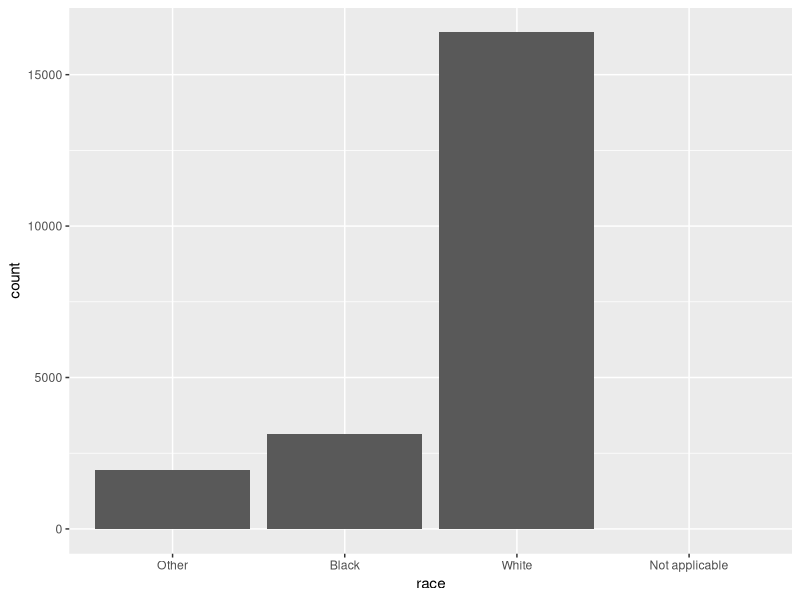
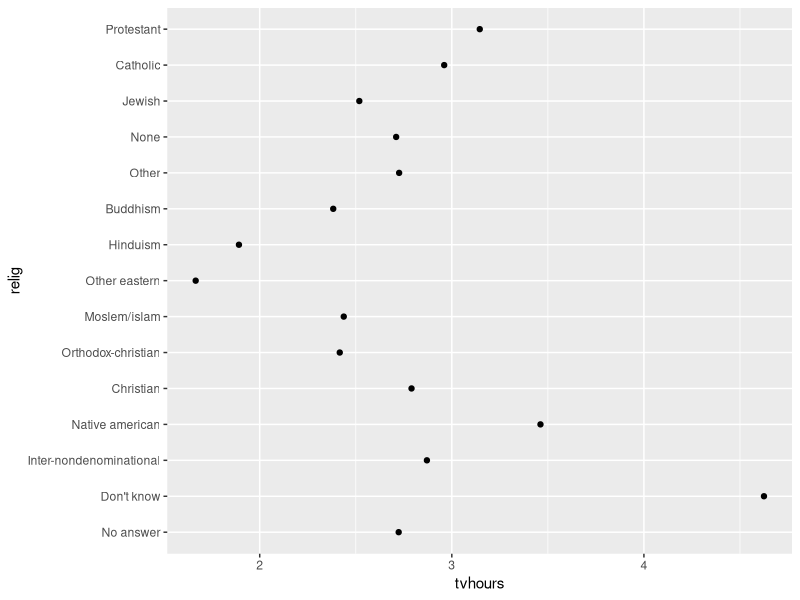
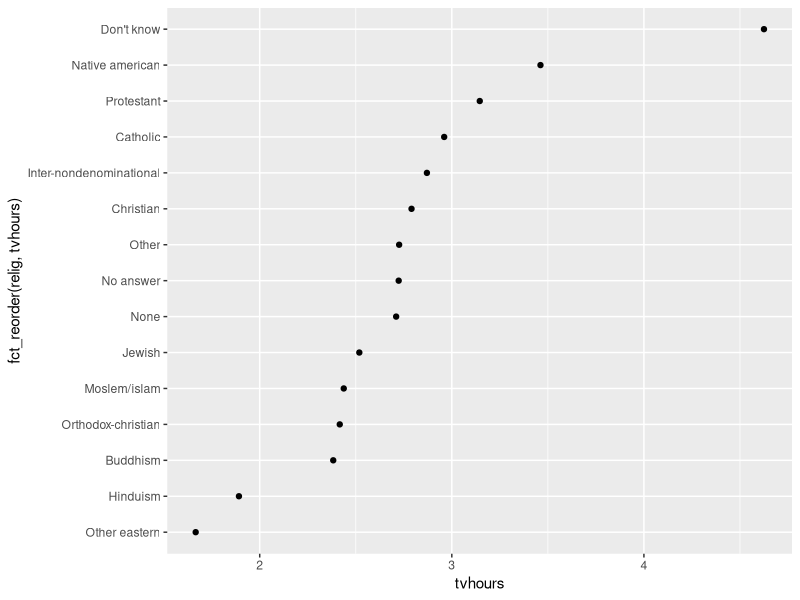
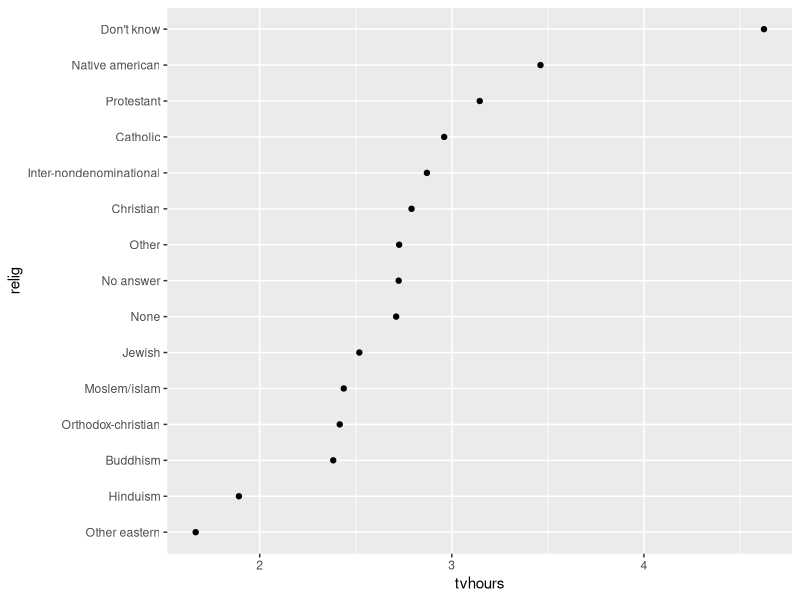
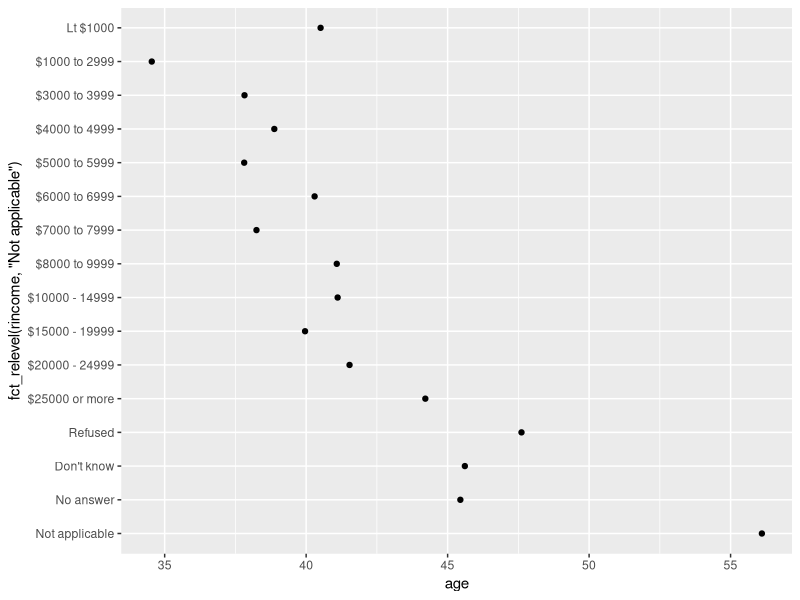
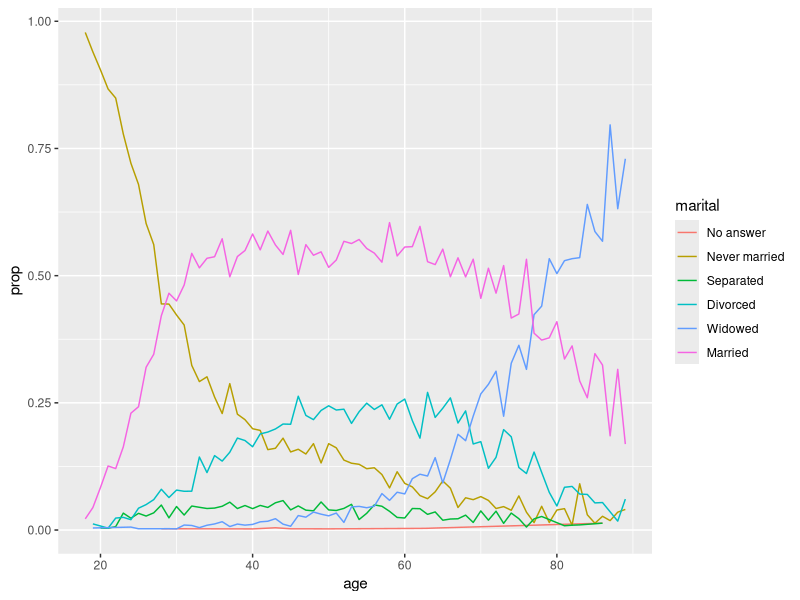
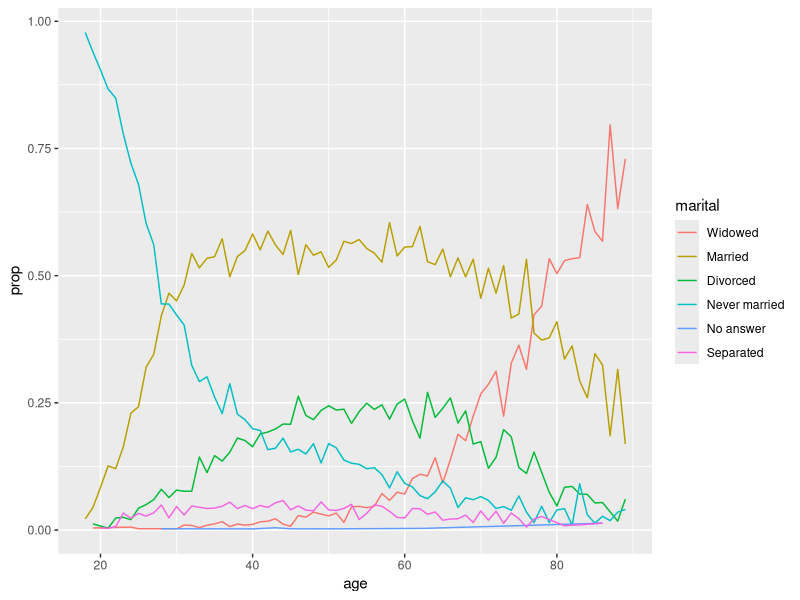
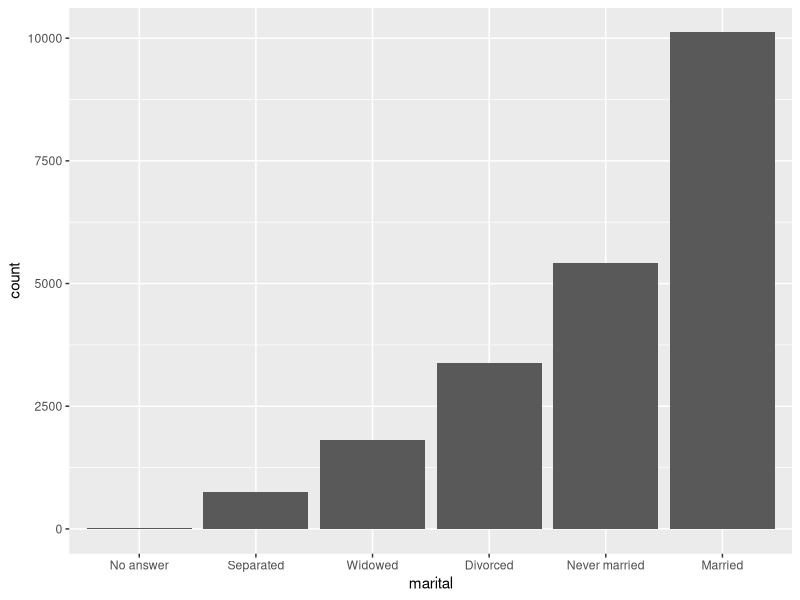

R code for these plots, in order:
### FACTORS

library(tidyverse)

# factors are used to work with categorical variables

# CREATING FACTORS -------------------------------------------------------------

# if you have a variable of type string to record months, you
# 1) may have typos 2) can't sort the months in a useful way
x1 <- c("Dec", "Apr", "Jan", "Mar")

# fix problems by using a factor
# must start creating a factor by creating a list of valid levels 
month_levels <- c(
  "Jan", "Feb", "Mar", "Apr", "May", "Jun", 
  "Jul", "Aug", "Sep", "Oct", "Nov", "Dec"
)

# create a factor using the levels
y1 <- factor(x1, levels = month_levels)
y1
sort(y1)

# omitting levels => values taken from data in alphabetical order
factor(x1)

# use unique(x) or fct_inorder() to have order of levels match order of first
# appearance in data
f1 <- factor(x1, levels = unique(x1))
f1
f2 <- x1 %>% factor() %>% fct_inorder()
f2

# levels() allows for direct access to set of levels
levels(f2)

# GENERAL SOCIAL SURVEY --------------------------------------------------------

gss_cat

# count() can help you see the levels of factors stored in tibbles
gss_cat %>% count(race)

# a bar chart can also help you see the levels
gss_cat %>%
  ggplot(aes(race)) +
  geom_bar() +
  scale_x_discrete(drop = FALSE)

# MODIFYING FACTOR ORDER -------------------------------------------------------

# can be useful to change the order of factor levels in visualization
relig_summary <- gss_cat %>%
  group_by(relig) %>%
  summarise(
    age = mean(age, na.rm = TRUE),
    tvhours = mean(tvhours, na.rm = TRUE),
    n = n()
  )
ggplot(relig_summary, aes(tvhours, relig)) + geom_point() # doesn't show pattern

# use fct_reorder(), which takes in f (factor to reorder), x (numeric vector to
# reorder levels), and optional fun (function if there are multiple x values per
# level)
ggplot(relig_summary, aes(tvhours, fct_reorder(relig, tvhours))) +
  geom_point()

# more complicated reorders are better in separate mutate() stateent
relig_summary %>%
  mutate(relig = fct_reorder(relig, tvhours)) %>%
  ggplot(aes(tvhours, relig)) +
  geom_point()

# fct_relevel() takes a factor f & the # of levels to move to front
rincome_summary <- gss_cat %>%
  group_by(rincome) %>%
  summarise(
    age = mean(age, na.rm = TRUE),
    tvhours = mean(tvhours, na.rm = TRUE),
    n = n()
  )
ggplot(rincome_summary, aes(age, fct_relevel(rincome, "Not applicable"))) +
  geom_point()

# fct_reorder2() reorders the factor by the y values associated with the 
# largest x values
# makes plots easier to read bc colors match up w/ legend
by_age <- gss_cat %>%
  filter(!is.na(age)) %>%
  count(age, marital) %>%
  group_by(age) %>%
  mutate(prop = n / sum(n))

ggplot(by_age, aes(age, prop, colour = marital)) +
  geom_line(na.rm = TRUE)

ggplot(by_age, aes(age, prop, colour = fct_reorder2(marital, age, prop))) +
  geom_line() +
  labs(colour = "marital")

# use fct_infreq() for bar plots to order levels by increasing frequency
gss_cat %>%
  mutate(marital = marital %>% fct_infreq() %>% fct_rev()) %>%
  ggplot(aes(marital)) +
  geom_bar()

# MODIFYING FACTOR LEVELS

# # fct_recode() allows you to change the value of each level
gss_cat %>% count(partyid)
gss_cat %>%
  mutate(partyid = fct_recode(partyid,
                              "Republican, strong"    = "Strong republican",
                              "Republican, weak"      = "Not str republican",
                              "Independent, near rep" = "Ind,near rep",
                              "Independent, near dem" = "Ind,near dem",
                              "Democrat, weak"        = "Not str democrat",
                              "Democrat, strong"      = "Strong democrat"
  )) %>%
  count(partyid)

# assign multiple levels to the same new level to combine groups
gss_cat %>%
  mutate(partyid = fct_recode(partyid,
                              "Republican, strong"    = "Strong republican",
                              "Republican, weak"      = "Not str republican",
                              "Independent, near rep" = "Ind,near rep",
                              "Independent, near dem" = "Ind,near dem",
                              "Democrat, weak"        = "Not str democrat",
                              "Democrat, strong"      = "Strong democrat",
                              "Other"                 = "No answer",
                              "Other"                 = "Don't know",
                              "Other"                 = "Other party"
  )) %>%
  count(partyid)

# fct_collapse() allows you to collapse a lot of levels
gss_cat %>%
  mutate(partyid = fct_collapse(partyid,
                                other = c("No answer", "Don't know", "Other party"),
                                rep = c("Strong republican", "Not str republican"),
                                ind = c("Ind,near rep", "Independent", "Ind,near dem"),
                                dem = c("Not str democrat", "Strong democrat")
  )) %>%
  count(partyid)

# fct_lump() lumps together small groups to make simpler plots/tables
gss_cat %>%
  mutate(relig = fct_lump(relig)) %>%
  count(relig)

# use n parameter to specify how many groups to collapse to
gss_cat %>%
  mutate(relig = fct_lump(relig, n = 10)) %>%
  count(relig, sort = TRUE) %>%
  print(n = Inf)

# EXERCISES --------------------------------------------------------------------

gss_cat %>%
  ggplot(aes(rincome)) +
  geom_bar()

gss_cat %>% count(relig)
gss_cat %>% count(partyid)

gss_cat %>%
  ggplot(aes(relig, denom)) +
  geom_tile()

gss_cat %>%
  mutate(partyid = fct_collapse(partyid,
                                other = c("No answer", "Don't know", "Other party"),
                                rep = c("Strong republican", "Not str republican"),
                                ind = c("Ind,near rep", "Independent", "Ind,near dem"),
                                dem = c("Not str democrat", "Strong democrat")
  )) %>%
  count(year, partyid) %>%
  group_by(year) %>%
  mutate(prop = n/sum(n)) %>%
  ggplot(aes(year, prop, color = partyid)) +
  geom_line()
